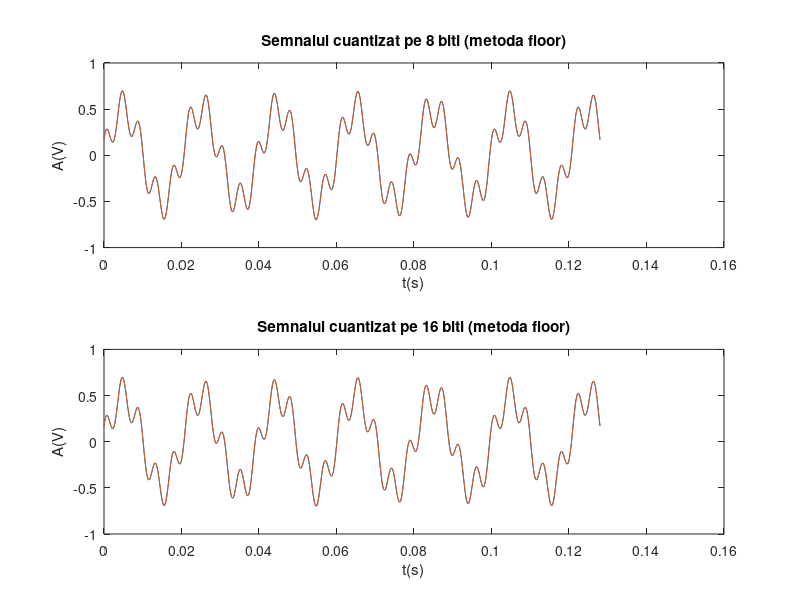

MATLAB code for this plot:
fs=8000;
t = 0 : 1/fs : 1024/fs;
x = 0.5*sin(2*pi*50*t)+0.2*sin(2*pi*230*t+pi/3);
figure(1)
N=256; %8 biti
x1 = floor((N-1)*x)/(N-1);
subplot(2,1,1), plot(t,x,t,x1);
xlabel('t(s)'); ylabel('A(V)'); title('Semnalul cuantizat pe 8 biti (metoda floor)');
N=65536; %16 biti
x1 = floor((N-1)*x)/(N-1);
subplot(2,1,2), plot(t,x,t,x1);
xlabel('t(s)'); ylabel('A(V)'); title('Semnalul cuantizat pe 16 biti (metoda floor)');
